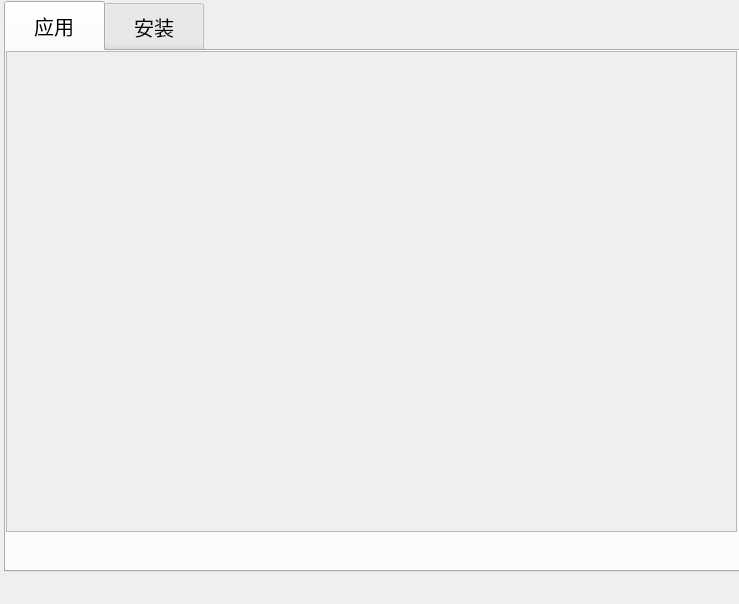
<?xml version="1.0" encoding="UTF-8"?>
<ui version="4.0">
 <class>InstallService</class>
 <widget class="QWidget" name="InstallService">
  <property name="geometry">
   <rect>
    <x>0</x>
    <y>0</y>
    <width>739</width>
    <height>604</height>
   </rect>
  </property>
  <property name="sizePolicy">
   <sizepolicy hsizetype="Expanding" vsizetype="Expanding">
    <horstretch>0</horstretch>
    <verstretch>0</verstretch>
   </sizepolicy>
  </property>
  <property name="windowTitle">
   <string>Form</string>
  </property>
  <property name="styleSheet">
   <string notr="true"/>
  </property>
  <widget class="QWidget" name="verticalWidget" native="true">
   <property name="geometry">
    <rect>
     <x>4</x>
     <y>1</y>
     <width>741</width>
     <height>571</height>
    </rect>
   </property>
   <property name="styleSheet">
    <string notr="true"/>
   </property>
   <layout class="QVBoxLayout" name="verticalLayout">
    <item>
     <widget class="QTabWidget" name="tabWidget">
      <property name="sizePolicy">
       <sizepolicy hsizetype="Expanding" vsizetype="Expanding">
        <horstretch>0</horstretch>
        <verstretch>0</verstretch>
       </sizepolicy>
      </property>
      <property name="styleSheet">
       <string notr="true">
QTabWidget{
	font-size:20px;

}
QTabBar::tab{width:100px;height:50px;}</string>
      </property>
      <property name="currentIndex">
       <number>0</number>
      </property>
      <widget class="QWidget" name="tab">
       <property name="sizePolicy">
        <sizepolicy hsizetype="Expanding" vsizetype="Expanding">
         <horstretch>0</horstretch>
         <verstretch>0</verstretch>
        </sizepolicy>
       </property>
       <property name="styleSheet">
        <string notr="true"/>
       </property>
       <attribute name="title">
        <string>应用</string>
       </attribute>
       <widget class="QWidget" name="horizontalWidget" native="true">
        <property name="geometry">
         <rect>
          <x>0</x>
          <y>0</y>
          <width>731</width>
          <height>481</height>
         </rect>
        </property>
        <property name="styleSheet">
         <string notr="true"/>
        </property>
        <layout class="QHBoxLayout" name="horizontalLayout_2">
         <property name="leftMargin">
          <number>0</number>
         </property>
         <property name="topMargin">
          <number>0</number>
         </property>
         <property name="rightMargin">
          <number>0</number>
         </property>
         <property name="bottomMargin">
          <number>0</number>
         </property>
         <item>
          <widget class="QScrollArea" name="scrollArea">
           <property name="styleSheet">
            <string notr="true"/>
           </property>
           <property name="widgetResizable">
            <bool>true</bool>
           </property>
           <widget class="QWidget" name="scrollAreaWidgetContents">
            <property name="geometry">
             <rect>
              <x>0</x>
              <y>0</y>
              <width>729</width>
              <height>479</height>
             </rect>
            </property>
            <property name="sizePolicy">
             <sizepolicy hsizetype="Preferred" vsizetype="Preferred">
              <horstretch>0</horstretch>
              <verstretch>0</verstretch>
             </sizepolicy>
            </property>
            <property name="styleSheet">
             <string notr="true"/>
            </property>
            <widget class="QWidget" name="verticalWidget_2" native="true">
             <property name="geometry">
              <rect>
               <x>0</x>
               <y>0</y>
               <width>721</width>
               <height>431</height>
              </rect>
             </property>
             <property name="sizePolicy">
              <sizepolicy hsizetype="Expanding" vsizetype="Preferred">
               <horstretch>0</horstretch>
               <verstretch>0</verstretch>
              </sizepolicy>
             </property>
             <property name="styleSheet">
              <string notr="true"/>
             </property>
             <layout class="QVBoxLayout" name="verticalLayout_2">
              <property name="leftMargin">
               <number>0</number>
              </property>
              <property name="topMargin">
               <number>0</number>
              </property>
              <property name="rightMargin">
               <number>0</number>
              </property>
              <item>
               <layout class="QVBoxLayout" name="verticalLayout_4"/>
              </item>
             </layout>
            </widget>
           </widget>
          </widget>
         </item>
        </layout>
       </widget>
      </widget>
      <widget class="QWidget" name="tab_2">
       <property name="sizePolicy">
        <sizepolicy hsizetype="Expanding" vsizetype="Expanding">
         <horstretch>0</horstretch>
         <verstretch>0</verstretch>
        </sizepolicy>
       </property>
       <attribute name="title">
        <string>安装</string>
       </attribute>
       <widget class="QWidget" name="verticalWidget_3" native="true">
        <property name="geometry">
         <rect>
          <x>0</x>
          <y>0</y>
          <width>711</width>
          <height>471</height>
         </rect>
        </property>
        <property name="sizePolicy">
         <sizepolicy hsizetype="Expanding" vsizetype="Preferred">
          <horstretch>0</horstretch>
          <verstretch>0</verstretch>
         </sizepolicy>
        </property>
        <property name="styleSheet">
         <string notr="true"/>
        </property>
        <layout class="QVBoxLayout" name="verticalLayout_3">
         <property name="spacing">
          <number>0</number>
         </property>
         <property name="leftMargin">
          <number>0</number>
         </property>
         <property name="topMargin">
          <number>0</number>
         </property>
         <property name="rightMargin">
          <number>0</number>
         </property>
         <property name="bottomMargin">
          <number>0</number>
         </property>
         <item>
          <layout class="QVBoxLayout" name="verticalLayout_5">
           <property name="spacing">
            <number>0</number>
           </property>
          </layout>
         </item>
        </layout>
       </widget>
      </widget>
     </widget>
    </item>
   </layout>
  </widget>
 </widget>
 <resources/>
 <connections/>
</ui>
